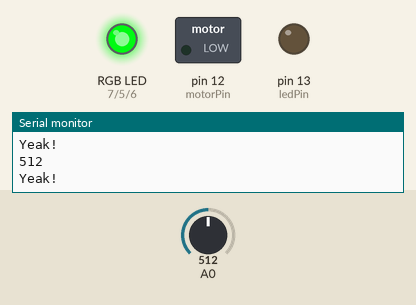
Simulated run of this sketch. Board: Arduino Uno, built with avr-gcc and run on an emulated ATmega328P. On the bench: switched loads named in the sketch (green lamp = pin HIGH), an RGB LED mixed from three pins (HIGH = lit), output pins drawn as LEDs (lit = HIGH), the last lines printed to the serial monitor. The inputs (shaded band) are chosen by the test bench; at power-on: A0 = 512.

Above: at 1.2 s.
1.3 s: A0 set to 414
At 2.0 s:
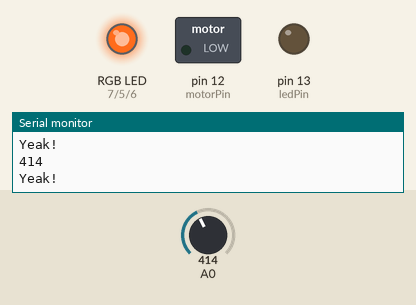
2.8 s: A0 set to 392
At 3.6 s:
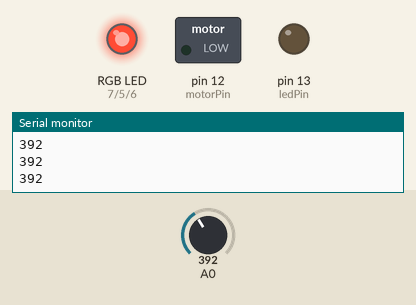
4.3 s: A0 set to 306
At 5.2 s:
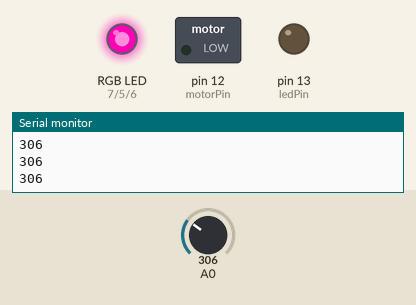
5.8 s: A0 set to 282
At 6.8 s:
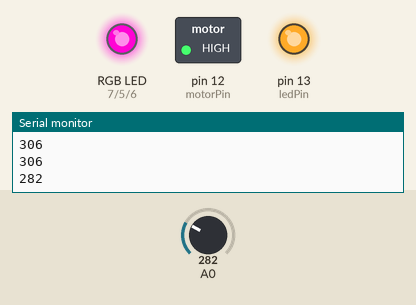
Timing chart, 0 to 12.3 s (numbered marks = the images above; inputs shaded):
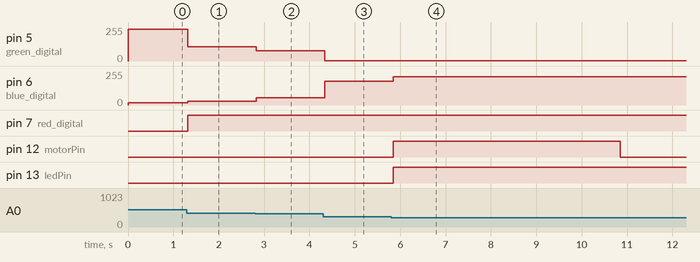

Measured:
- the behaviour switches between 300 and 299 on A0 (found by bisection; images 3 and 4)
- after the input at 1.3 s, pin 5 (green_digital): 238/255 → 108/255 at once; pin 6 (blue_digital): 18/255 → 28/255 at once; pin 7 (red_digital): LOW → HIGH at once
- after the input at 2.8 s, pin 5 (green_digital): 108/255 → 76/255 at once; pin 6 (blue_digital): 28/255 → 53/255 at once
- after the input at 4.3 s, pin 5 (green_digital): 76/255 → 1/255 at once; pin 6 (blue_digital): 53/255 → 180/255 at once
- after the input at 5.8 s, pin 5 (green_digital): 1/255 → 3/255 after 0.05 s; pin 6 (blue_digital): 180/255 → 212/255 after 0.05 s; pin 12 (motorPin): LOW → HIGH after 0.05 s, → LOW 5.0 s later; pin 13 (ledPin): LOW → HIGH after 0.05 s

The sketch:

HW7.ino
```cpp
// C++ code
//declare constants for pin, analog pin
const int red_digital = 7;
const int blue_digital = 6;
const int green_digital = 5;
const int ledPin = 13;
const int motorPin = 12;

//declare other variables and constants
int analog_value;
float lux = 0.00, Rsensor;
float percent = 0.00;
bool open = false, close = true;

void setup()
{
  pinMode(A0, INPUT);
  pinMode(LED_BUILTIN, OUTPUT);
  Serial.begin(9600);
  pinMode(red_digital, OUTPUT);
  pinMode(blue_digital, OUTPUT);
  pinMode(green_digital, OUTPUT);
  pinMode(ledPin, OUTPUT);
  pinMode(motorPin, OUTPUT);
}

void setColor(float percent)
{
  float red = sin(percent * TWO_PI) * 127 + 128;
  float green = sin((percent + 1.0 / 3.0) * TWO_PI) * 127 + 128;
  float blue = sin((percent + 2.0 / 3.0) * TWO_PI) * 127 + 128;

  analogWrite(red_digital, int(red));
  analogWrite(green_digital, int(green));
  analogWrite(blue_digital, int(blue));
}

bool runMotor(){
  digitalWrite(motorPin, HIGH);
  delay(5000);
  digitalWrite(motorPin, LOW);
  return true;
}

void loop()
{
  analog_value = analogRead(A0);
  Serial.println(analog_value);
  float percent = mapFloat(analog_value, 0, 1023, 1, -1);

  setColor(percent);

  if (analog_value < 300) {
    digitalWrite(ledPin, HIGH);
    if (open == false) {
      open = runMotor();
      close = false;
    }
  }
  else if (analog_value >= 300 && analog_value <= 400) {
    digitalWrite(ledPin, LOW);
  }
  else {
    digitalWrite(ledPin, LOW);
    Serial.println("Yeak!");
    if (close == false) {
      close = runMotor();
      open = false;
    }
  }

  delay(100);
}

float mapFloat(float x, float input_min, float input_max, float output_min, float output_max) {
  return (x - input_min) * (output_max - output_min) / (input_max - input_min) + output_min;
}
```
